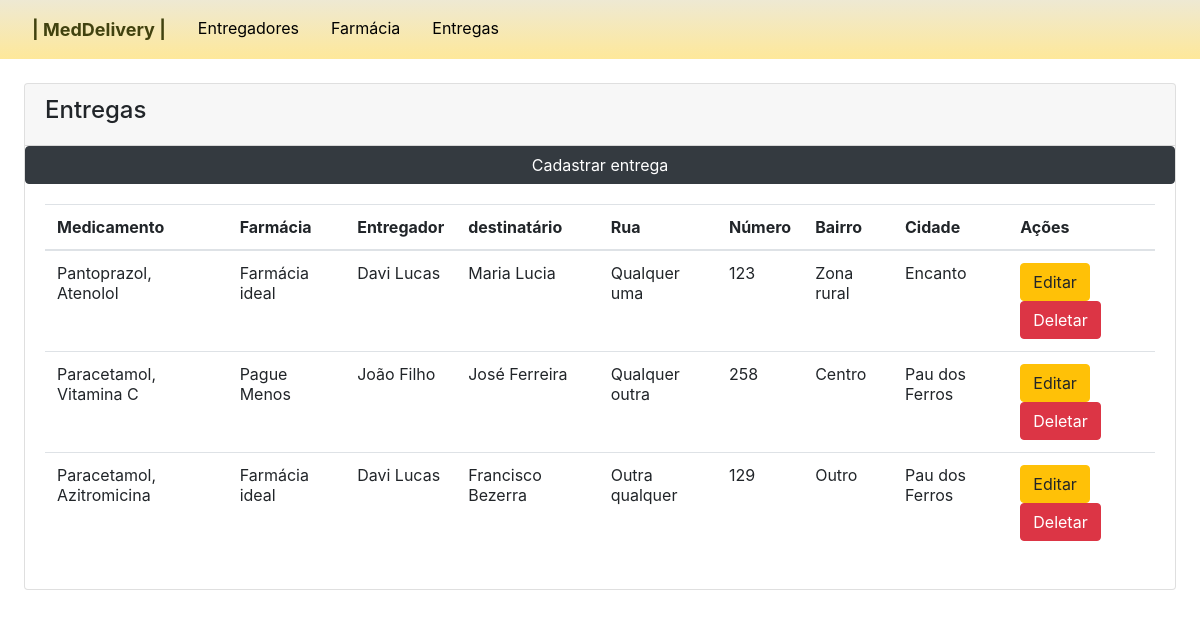
Page /entrega-list on the committed database.
### main/models.py (models this page shows)
class Entregas(models.Model):
    medicamento = models.CharField(max_length=150)
    Farmacia = models.ForeignKey(Farmacia, on_delete=models.CASCADE)
    entregador = models.ForeignKey(Entregador, on_delete=models.CASCADE)
    destinatario = models.CharField(max_length=150)
    rua = models.CharField(max_length=150)
    numero = models.IntegerField()
    bairro = models.CharField(max_length=100)
    cidade = models.ForeignKey(Cidade, on_delete=models.CASCADE)
    status = models.CharField(max_length=150,choices=CLASSES_CHOICES)

class Farmacia(models.Model):
    nome = models.CharField(max_length=150)
    email = models.EmailField()
    cnpj = models.CharField(max_length=100)
    telefone = models.CharField(max_length=15)
    rua = models.CharField(max_length=150)
    numero = models.IntegerField()
    bairro = models.CharField(max_length=100)
    cidade = models.ForeignKey(Cidade, on_delete=models.CASCADE)
    def __str__(self):
        return self.nome

class Entregador(models.Model):
    nome = models.CharField(max_length=150)
    email = models.EmailField()
    cpf = models.CharField(max_length=14)
    telefone = models.CharField(max_length=15)
    def __str__(self):
            return self.nome

class Cidade(models.Model):
    nome = models.CharField(max_length=150)
    def __str__(self):
        return self.nome

### main/views.py (the view)
# urls.py: path('entrega-list', views.entregaList, name='entrega-list'),
def entregaList(request):
    entregas = Entregas.objects.all()
    return render(request,"entrega-list.html",{'entregas':entregas})

### main/templates/entrega-list.html
{% extends "master.html" %}
{% block content %}
<div class="container-fluid px-4">
    <div class="card mt-4">
        <div class="card-header">
            <h4>Entregas</h4>
        </div>
        <a type="button" class="btn btn-dark" href="{%url 'entrega-create' %}">Cadastrar entrega</a>
        <div class="card-body" style="overflow-x:auto;">
            <table class="table">
                <thead>
                    <tr>
                        <th scope="col">Medicamento</th>
                        <th scope="col">Farmácia</th>
                        <th scope="col">Entregador</th>
                        <th scope="col">destinatário</th>
                        <th scope="col">Rua</th>
                        <th scope="col">Número</th>
                        <th scope="col">Bairro</th>
                        <th scope="col">Cidade</th>
                        <th>Ações</th>
                    </tr>
                </thead>
                <tbody>
                    {% for entrega in entregas %}
                    <tr>
                        <td>{{ entrega.medicamento }}</td>
                        <td>{{ entrega.Farmacia }}</td>
                        <td>{{ entrega.entregador }}</td>
                        <td>{{ entrega.destinatario }}</td>
                        <td>{{ entrega.rua }}</td>
                        <td>{{ entrega.numero }}</td>
                        <td>{{ entrega.bairro }}</td>
                        <td>{{ entrega.cidade }}</td>
                        <td><a type="button" class="btn btn-warning" href="/entrega-update/{{ entrega.id }}">Editar</a>
                            <a type="button" class="btn btn-danger" href="/entrega-delete/{{ entrega.id }}">Deletar</a>
                        </td>
                    </tr>
                    {% endfor %}
                </tbody>
            </table>
        </div>
    </div>
</div>
{% endblock %}

### main/templates/master.html (shortened to what this page needs)
<html lang="en">
<head>
    <link rel="stylesheet" href="https://stackpath.bootstrapcdn.com/bootstrap/4.5.0/css/bootstrap.min.css"
>
    </head>
    <div id="layoutNavbar_content">
        <main>
            <div id="layoutNavbar_nav">
                <nav class="sb-navbar accordion navbar navbar-light" style="background: linear-gradient(to bottom, #eee9d3 0%, #fee89a 100%);" id="navbarAccordion">
                    <div class="sb-navbar-menu">
                        <div class="nav">
                            <a class="nav-link collapsed" style="color: rgb(65, 66, 15); font-weight: bold; font-size: large;"  href="/entregador-list">
                                | MedDelivery  |
                            </a>
                            <a class="nav-link collapsed" style="color: black;" href="/entregador-list">
                                Entregadores
                            </a>
                            <a class="nav-link collapsed" style="color: black;" href="/farmacia-list">
                                Farmácia
                            </a>
                            <a class="nav-link collapsed" style="color: black;" href="/entrega-list">
                                Entregas
                            </a>
                        </div>
                    </div>
                </nav>
            </div>
        </main>
    </div>
<body>
    {% block content %}
    {% endblock %}
</body>
</html>

### rows in the picture
Entregas: medicamento "Pantoprazol, Atenolol", Farmacia "Farmácia ideal", entregador "Davi Lucas", destinatario "Maria Lucia", rua "Qualquer uma", numero "123", bairro "Zona rural", cidade "Encanto"
Entregas: medicamento "Paracetamol, Vitamina C", Farmacia "Pague Menos", entregador "João Filho", destinatario "José Ferreira", rua "Qualquer outra", numero "258", bairro "Centro", cidade "Pau dos Ferros"
Entregas: medicamento "Paracetamol, Azitromicina", Farmacia "Farmácia ideal", entregador "Davi Lucas", destinatario "Francisco Bezerra", rua "Outra qualquer", numero "129", bairro "Outro", cidade "Pau dos Ferros"
